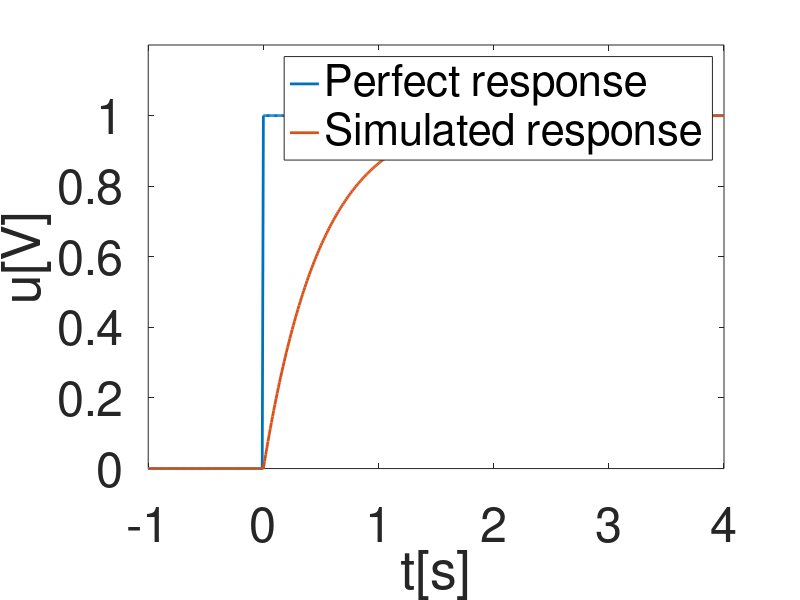

MATLAB code for this plot:
t_0 = 0;
v_f = 1;
v_i = 0;
tau = 0.5;

t = -1:0.01:4;

v = v_f - (v_f - v_i)*exp(-(t - t_0) / tau);
v(1:100) = zeros(1, 100);
 
a =  [zeros(1, 100), zeros(1, 401) + 1];

figure('DefaultAxesFontSize',35);
plot(t, a, 'LineWidth', 2);
hold on;
plot(t, v, 'LineWidth', 2);
ylim([0 1.2])
ylabel("u[V]");
xlabel("t[s]");
legend({'Perfect response','Simulated response'})